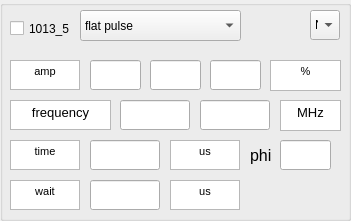
   <widget class="QGroupBox" name="groupBox_11">
    <property name="geometry">
     <rect>
      <x>1230</x>
      <y>50</y>
      <width>351</width>
      <height>221</height>
     </rect>
    </property>
    <property name="title">
     <string/>
    </property>
    <widget class="QTextBrowser" name="textBrowser_89">
     <property name="geometry">
      <rect>
       <x>10</x>
       <y>60</y>
       <width>70</width>
       <height>30</height>
      </rect>
     </property>
     <property name="html">
      <string>&lt;!DOCTYPE HTML PUBLIC &quot;-//W3C//DTD HTML 4.0//EN&quot; &quot;http://www.w3.org/TR/REC-html40/strict.dtd&quot;&gt;
&lt;html&gt;&lt;head&gt;&lt;meta name=&quot;qrichtext&quot; content=&quot;1&quot; /&gt;&lt;style type=&quot;text/css&quot;&gt;
p, li { white-space: pre-wrap; }
&lt;/style&gt;&lt;/head&gt;&lt;body style=&quot; font-family:'MS Shell Dlg 2'; font-size:8.25pt; font-weight:400; font-style:normal;&quot;&gt;
&lt;p align=&quot;center&quot; style=&quot; margin-top:0px; margin-bottom:0px; margin-left:0px; margin-right:0px; -qt-block-indent:0; text-indent:0px;&quot;&gt;amp&lt;/p&gt;&lt;/body&gt;&lt;/html&gt;</string>
     </property>
     <property name="openExternalLinks">
      <bool>false</bool>
     </property>
    </widget>
    <widget class="QTextBrowser" name="textBrowser_90">
     <property name="geometry">
      <rect>
       <x>270</x>
       <y>60</y>
       <width>71</width>
       <height>31</height>
      </rect>
     </property>
     <property name="html">
      <string>&lt;!DOCTYPE HTML PUBLIC &quot;-//W3C//DTD HTML 4.0//EN&quot; &quot;http://www.w3.org/TR/REC-html40/strict.dtd&quot;&gt;
&lt;html&gt;&lt;head&gt;&lt;meta name=&quot;qrichtext&quot; content=&quot;1&quot; /&gt;&lt;style type=&quot;text/css&quot;&gt;
p, li { white-space: pre-wrap; }
&lt;/style&gt;&lt;/head&gt;&lt;body style=&quot; font-family:'MS Shell Dlg 2'; font-size:8.25pt; font-weight:400; font-style:normal;&quot;&gt;
&lt;p align=&quot;center&quot; style=&quot; margin-top:0px; margin-bottom:0px; margin-left:0px; margin-right:0px; -qt-block-indent:0; text-indent:0px;&quot;&gt;%&lt;/p&gt;&lt;/body&gt;&lt;/html&gt;</string>
     </property>
    </widget>
    <widget class="QTextBrowser" name="textBrowser_91">
     <property name="geometry">
      <rect>
       <x>10</x>
       <y>140</y>
       <width>70</width>
       <height>30</height>
      </rect>
     </property>
     <property name="sizePolicy">
      <sizepolicy hsizetype="Fixed" vsizetype="Fixed">
       <horstretch>0</horstretch>
       <verstretch>0</verstretch>
      </sizepolicy>
     </property>
     <property name="html">
      <string>&lt;!DOCTYPE HTML PUBLIC &quot;-//W3C//DTD HTML 4.0//EN&quot; &quot;http://www.w3.org/TR/REC-html40/strict.dtd&quot;&gt;
&lt;html&gt;&lt;head&gt;&lt;meta name=&quot;qrichtext&quot; content=&quot;1&quot; /&gt;&lt;style type=&quot;text/css&quot;&gt;
p, li { white-space: pre-wrap; }
&lt;/style&gt;&lt;/head&gt;&lt;body style=&quot; font-family:'MS Shell Dlg 2'; font-size:8.25pt; font-weight:400; font-style:normal;&quot;&gt;
&lt;p align=&quot;center&quot; style=&quot; margin-top:12px; margin-bottom:12px; margin-left:0px; margin-right:0px; -qt-block-indent:0; text-indent:0px;&quot;&gt;time&lt;/p&gt;&lt;/body&gt;&lt;/html&gt;</string>
     </property>
    </widget>
    <widget class="QTextBrowser" name="textBrowser_92">
     <property name="geometry">
      <rect>
       <x>10</x>
       <y>100</y>
       <width>101</width>
       <height>30</height>
      </rect>
     </property>
     <property name="html">
      <string>&lt;!DOCTYPE HTML PUBLIC &quot;-//W3C//DTD HTML 4.0//EN&quot; &quot;http://www.w3.org/TR/REC-html40/strict.dtd&quot;&gt;
&lt;html&gt;&lt;head&gt;&lt;meta name=&quot;qrichtext&quot; content=&quot;1&quot; /&gt;&lt;style type=&quot;text/css&quot;&gt;
p, li { white-space: pre-wrap; }
&lt;/style&gt;&lt;/head&gt;&lt;body style=&quot; font-family:'MS Shell Dlg 2'; font-size:8.25pt; font-weight:400; font-style:normal;&quot;&gt;
&lt;p align=&quot;center&quot; style=&quot; margin-top:0px; margin-bottom:0px; margin-left:0px; margin-right:0px; -qt-block-indent:0; text-indent:0px;&quot;&gt;&lt;span style=&quot; font-size:10pt;&quot;&gt;frequency&lt;/span&gt;&lt;/p&gt;&lt;/body&gt;&lt;/html&gt;</string>
     </property>
    </widget>
    <widget class="QLineEdit" name="start_frequency_1013_5">
     <property name="geometry">
      <rect>
       <x>120</x>
       <y>100</y>
       <width>70</width>
       <height>30</height>
      </rect>
     </property>
    </widget>
    <widget class="QLineEdit" name="end_frequency_1013_5">
     <property name="geometry">
      <rect>
       <x>200</x>
       <y>100</y>
       <width>70</width>
       <height>30</height>
      </rect>
     </property>
    </widget>
    <widget class="QTextBrowser" name="textBrowser_93">
     <property name="geometry">
      <rect>
       <x>280</x>
       <y>100</y>
       <width>61</width>
       <height>31</height>
      </rect>
     </property>
     <property name="html">
      <string>&lt;!DOCTYPE HTML PUBLIC &quot;-//W3C//DTD HTML 4.0//EN&quot; &quot;http://www.w3.org/TR/REC-html40/strict.dtd&quot;&gt;
&lt;html&gt;&lt;head&gt;&lt;meta name=&quot;qrichtext&quot; content=&quot;1&quot; /&gt;&lt;style type=&quot;text/css&quot;&gt;
p, li { white-space: pre-wrap; }
&lt;/style&gt;&lt;/head&gt;&lt;body style=&quot; font-family:'MS Shell Dlg 2'; font-size:8.25pt; font-weight:400; font-style:normal;&quot;&gt;
&lt;p align=&quot;center&quot; style=&quot; margin-top:0px; margin-bottom:0px; margin-left:0px; margin-right:0px; -qt-block-indent:0; text-indent:0px;&quot;&gt;&lt;span style=&quot; font-size:10pt;&quot;&gt;MHz&lt;/span&gt;&lt;/p&gt;&lt;/body&gt;&lt;/html&gt;</string>
     </property>
    </widget>
    <widget class="QLineEdit" name="time_1013_5">
     <property name="geometry">
      <rect>
       <x>90</x>
       <y>140</y>
       <width>70</width>
       <height>30</height>
      </rect>
     </property>
    </widget>
    <widget class="QTextBrowser" name="textBrowser_94">
     <property name="geometry">
      <rect>
       <x>10</x>
       <y>180</y>
       <width>70</width>
       <height>30</height>
      </rect>
     </property>
     <property name="html">
      <string>&lt;!DOCTYPE HTML PUBLIC &quot;-//W3C//DTD HTML 4.0//EN&quot; &quot;http://www.w3.org/TR/REC-html40/strict.dtd&quot;&gt;
&lt;html&gt;&lt;head&gt;&lt;meta name=&quot;qrichtext&quot; content=&quot;1&quot; /&gt;&lt;style type=&quot;text/css&quot;&gt;
p, li { white-space: pre-wrap; }
&lt;/style&gt;&lt;/head&gt;&lt;body style=&quot; font-family:'MS Shell Dlg 2'; font-size:8.25pt; font-weight:400; font-style:normal;&quot;&gt;
&lt;p align=&quot;center&quot; style=&quot; margin-top:0px; margin-bottom:0px; margin-left:0px; margin-right:0px; -qt-block-indent:0; text-indent:0px;&quot;&gt;&lt;span style=&quot; font-size:8pt;&quot;&gt;wait&lt;/span&gt;&lt;/p&gt;&lt;/body&gt;&lt;/html&gt;</string>
     </property>
    </widget>
    <widget class="QLineEdit" name="wait_time_1013_5">
     <property name="geometry">
      <rect>
       <x>90</x>
       <y>180</y>
       <width>70</width>
       <height>30</height>
      </rect>
     </property>
    </widget>
    <widget class="QTextBrowser" name="textBrowser_95">
     <property name="geometry">
      <rect>
       <x>170</x>
       <y>140</y>
       <width>70</width>
       <height>30</height>
      </rect>
     </property>
     <property name="html">
      <string>&lt;!DOCTYPE HTML PUBLIC &quot;-//W3C//DTD HTML 4.0//EN&quot; &quot;http://www.w3.org/TR/REC-html40/strict.dtd&quot;&gt;
&lt;html&gt;&lt;head&gt;&lt;meta name=&quot;qrichtext&quot; content=&quot;1&quot; /&gt;&lt;style type=&quot;text/css&quot;&gt;
p, li { white-space: pre-wrap; }
&lt;/style&gt;&lt;/head&gt;&lt;body style=&quot; font-family:'MS Shell Dlg 2'; font-size:8.25pt; font-weight:400; font-style:normal;&quot;&gt;
&lt;p align=&quot;center&quot; style=&quot; margin-top:0px; margin-bottom:0px; margin-left:0px; margin-right:0px; -qt-block-indent:0; text-indent:0px;&quot;&gt;us&lt;/p&gt;&lt;/body&gt;&lt;/html&gt;</string>
     </property>
    </widget>
    <widget class="QTextBrowser" name="textBrowser_96">
     <property name="geometry">
      <rect>
       <x>170</x>
       <y>180</y>
       <width>70</width>
       <height>30</height>
      </rect>
     </property>
     <property name="html">
      <string>&lt;!DOCTYPE HTML PUBLIC &quot;-//W3C//DTD HTML 4.0//EN&quot; &quot;http://www.w3.org/TR/REC-html40/strict.dtd&quot;&gt;
&lt;html&gt;&lt;head&gt;&lt;meta name=&quot;qrichtext&quot; content=&quot;1&quot; /&gt;&lt;style type=&quot;text/css&quot;&gt;
p, li { white-space: pre-wrap; }
&lt;/style&gt;&lt;/head&gt;&lt;body style=&quot; font-family:'MS Shell Dlg 2'; font-size:8.25pt; font-weight:400; font-style:normal;&quot;&gt;
&lt;p align=&quot;center&quot; style=&quot; margin-top:0px; margin-bottom:0px; margin-left:0px; margin-right:0px; -qt-block-indent:0; text-indent:0px;&quot;&gt;&lt;span style=&quot; font-size:8pt;&quot;&gt;us&lt;/span&gt;&lt;/p&gt;&lt;/body&gt;&lt;/html&gt;</string>
     </property>
    </widget>
    <widget class="QCheckBox" name="checkBox_1013_5">
     <property name="geometry">
      <rect>
       <x>10</x>
       <y>20</y>
       <width>70</width>
       <height>17</height>
      </rect>
     </property>
     <property name="text">
      <string>1013_5</string>
     </property>
    </widget>
    <widget class="QComboBox" name="waveform_1013_5">
     <property name="geometry">
      <rect>
       <x>80</x>
       <y>10</y>
       <width>161</width>
       <height>31</height>
      </rect>
     </property>
     <item>
      <property name="text">
       <string>flat pulse</string>
      </property>
     </item>
     <item>
      <property name="text">
       <string>blackman pulse</string>
      </property>
     </item>
     <item>
      <property name="text">
       <string>ramp frequency</string>
      </property>
     </item>
     <item>
      <property name="text">
       <string>load from file</string>
      </property>
     </item>
    </widget>
    <widget class="QLineEdit" name="num_amp_1013_5">
     <property name="geometry">
      <rect>
       <x>210</x>
       <y>60</y>
       <width>51</width>
       <height>30</height>
      </rect>
     </property>
    </widget>
    <widget class="QLineEdit" name="start_amp_1013_5">
     <property name="geometry">
      <rect>
       <x>90</x>
       <y>60</y>
       <width>51</width>
       <height>30</height>
      </rect>
     </property>
    </widget>
    <widget class="QLineEdit" name="end_amp_1013_5">
     <property name="geometry">
      <rect>
       <x>150</x>
       <y>60</y>
       <width>51</width>
       <height>30</height>
      </rect>
     </property>
    </widget>
    <widget class="QComboBox" name="Connected_1013_5">
     <property name="geometry">
      <rect>
       <x>310</x>
       <y>10</y>
       <width>30</width>
       <height>30</height>
      </rect>
     </property>
     <item>
      <property name="text">
       <string>N</string>
      </property>
     </item>
     <item>
      <property name="text">
       <string>1</string>
      </property>
     </item>
     <item>
      <property name="text">
       <string>2</string>
      </property>
     </item>
     <item>
      <property name="text">
       <string>3</string>
      </property>
     </item>
     <item>
      <property name="text">
       <string>4</string>
      </property>
     </item>
     <item>
      <property name="text">
       <string>5</string>
      </property>
     </item>
     <item>
      <property name="text">
       <string>6</string>
      </property>
     </item>
    </widget>
    <widget class="QLabel" name="label_phi_1013_5">
     <property name="geometry">
      <rect>
       <x>250</x>
       <y>140</y>
       <width>41</width>
       <height>31</height>
      </rect>
     </property>
     <property name="font">
      <font>
       <family>Arial</family>
       <pointsize>12</pointsize>
      </font>
     </property>
     <property name="text">
      <string>phi</string>
     </property>
    </widget>
    <widget class="QLineEdit" name="phi_1013_5">
     <property name="geometry">
      <rect>
       <x>280</x>
       <y>140</y>
       <width>51</width>
       <height>30</height>
      </rect>
     </property>
    </widget>
   </widget>
